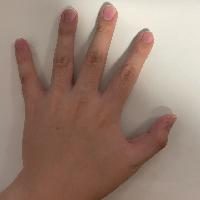
#> input picture mizumashi/original.jpg, 200 x 200 px
$ python mizumashi.py
#> lines starting #> are read from the running program, lines starting #| are printed output that depends on the picture
#!/usr/bin/env python3

# ライブラリのインポート
import cv2
import os

def mizumashi(path, deg, scale):
    """
    水増し画像を生成する関数
    """
#> called with path = './original.jpg', deg = 45, scale = 1

    image = cv2.imread(path)
#> image is the input picture: shape (200, 200, 3); mean B, G, R 114.5, 127.9, 153.1

    # 画像の回転準備
    target = (int(image.shape[1] / 2), int(image.shape[0] / 2))
#> target = (100, 100)
    matrix = cv2.getRotationMatrix2D(target, deg, scale)

    # 画像を変換して返す
    return cv2.warpAffine(image, matrix, (image.shape[1], image.shape[0]))
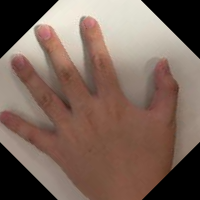
#> returned value: shape (200, 200, 3); mean of channels 0, 1, 2 89.5, 100.8, 123.4; drawn as B, G, R

# 水増し画像を保存するフォルダの名前
dirname = "./mizumashi_images"

# 水増し画像を保存するフォルダがなければ作成
if not os.path.isdir(dirname):
    os.mkdir(dirname)

# 水増しする画像
image_path = "./original.jpg"

# 水増し画像を生成(パラメータ: 角度, 拡大率)
print("水増し画像の生成開始")
image1 = mizumashi(image_path, 45, 1.0)
image2 = mizumashi(image_path, 90, 0.7)
#> call 2 of mizumashi, with path = './original.jpg', deg = 90, scale = 0.7
#> in mizumashi (call 2), `return cv2.warpAffine(image, matrix, (image.shape[1], image.shape[0]))`:
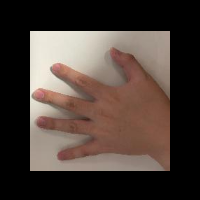
#> returned value: shape (200, 200, 3); mean of channels 0, 1, 2 56.1, 62.7, 75; drawn as B, G, R
image3 = mizumashi(image_path, -45, 1.0)
#> call 3 of mizumashi, with path = './original.jpg', deg = -45, scale = 1
#> in mizumashi (call 3), `return cv2.warpAffine(image, matrix, (image.shape[1], image.shape[0]))`:
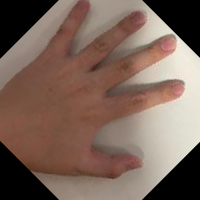
#> returned value: shape (200, 200, 3); mean of channels 0, 1, 2 89.2, 100.6, 123.2; drawn as B, G, R
image4 = mizumashi(image_path, 0, 1.5)
#> call 4 of mizumashi, with path = './original.jpg', deg = 0, scale = 1.5
#> in mizumashi (call 4), `return cv2.warpAffine(image, matrix, (image.shape[1], image.shape[0]))`:
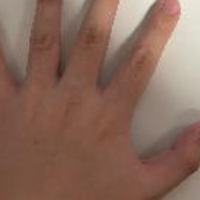
#> returned value: shape (200, 200, 3); mean of channels 0, 1, 2 90.2, 104.6, 136.8; drawn as B, G, R

# 水増し画像を保存
print("水増し画像を保存（{}に保存）".format(dirname))
cv2.imwrite(dirname + "/mizumashi1.jpg", image1)
cv2.imwrite(dirname + "/mizumashi2.jpg", image2)
cv2.imwrite(dirname + "/mizumashi3.jpg", image3)
cv2.imwrite(dirname + "/mizumashi4.jpg", image4)
